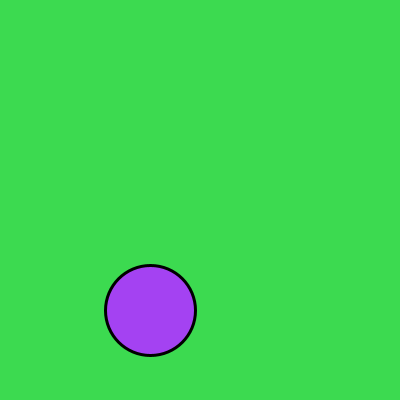
Frame 1 (no input)
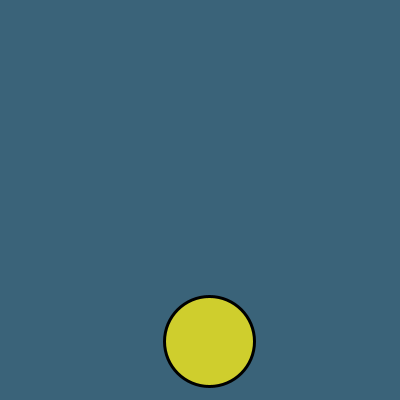
Frame 60 (the mouse pressed at the canvas centre just before this capture)
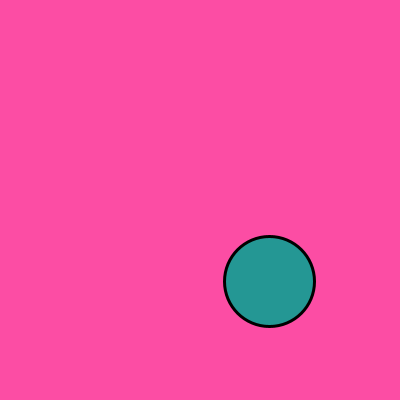
Frame 120 (the mouse held since frame 60 and released just before this capture)

The Processing sketch that drew these frames (run headless with seeded random() and noise(); from frame 60 on, the mouse is pressed at the canvas centre):

// Processing sketch: dvd
// ── dvd.pde
int a=150,y=310;
float r;
float g;
float b;
float j;
float h;
float o;
int dirx=1;
int diry=1;
int bola=90;

void setup(){

size(400,400);
}
void draw(){


r=random(255);
g=random(255);
b=random(255);
j=random(255);
h=random(255);
o=random(255);
background(j,h,o);
strokeWeight(3);
fill(r,g,b);
ellipse(a,y,bola,bola);
a=a+dirx;

if(a>=width-bola/2){
dirx=-1;

}
if(a<=0+bola/2){
dirx=1;
}
y=y+diry;

if(y>=height-bola/2){
diry=-1;

}
if(y<=0+bola/2){
diry=1;
}
}
